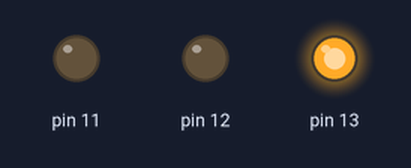
Bench run of a sketch on a simulated Arduino Uno, built with avr-gcc and run on an emulated ATmega328P. On the bench: output pins drawn as LEDs (lit = HIGH).

Above: at 0.05 s.
At 0.75 s:
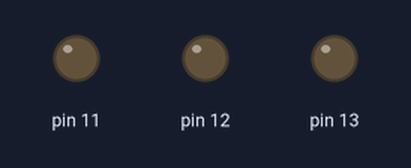
At 1.45 s:
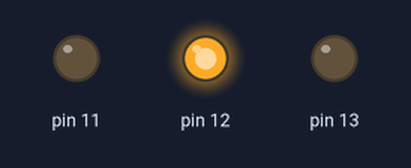
At 2.85 s:
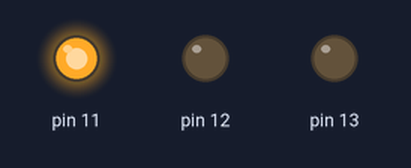
Timing chart, 0 to 3.1 s (numbered marks = the images above):
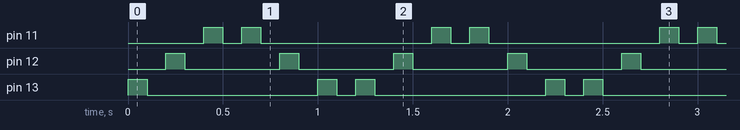

The sketch:

SemaforoLED.ino
```cpp
// Projeto: Semáforo LED (Versão rápida)
// Desenvolvido por Santiago Fleitas

void setup()
{
  pinMode(13, OUTPUT);
  pinMode(12, OUTPUT);
  pinMode(11, OUTPUT);
}

void loop()
{
  //Sequencia 1 - IDA (VERM > AMARE > VERDE)
  digitalWrite(13, HIGH);
  delay(100); // Wait for 1000 millisecond(s)
  digitalWrite(13, LOW);
  delay(100); // Wait for 1000 millisecond(s)

  digitalWrite(12, HIGH);
  delay(100); // Wait for 1000 millisecond(s)
  digitalWrite(12, LOW);
  delay(100); // Wait for 1000 millisecond(s)

  digitalWrite(11, HIGH);
  delay(100); // Wait for 1000 millisecond(s)
  digitalWrite(11, LOW);
  delay(100); // Wait for 1000 millisecond(s)

  //Sequencia 2 - VOLTA (VERDE > AMARE > VERM)

  digitalWrite(11, HIGH);
  delay(100); // Wait for 1000 millisecond(s)
  digitalWrite(11, LOW);
  delay(100); // Wait for 1000 millisecond(s)

  digitalWrite(12, HIGH);
  delay(100); // Wait for 1000 millisecond(s)
  digitalWrite(12, LOW);
  delay(100); // Wait for 1000 millisecond(s)

  digitalWrite(13, HIGH);
  delay(100); // Wait for 1000 millisecond(s)
  digitalWrite(13, LOW);
  delay(100); // Wait for 1000 millisecond(s)

}
```

Measured:
- by itself, pin 11: repeats every 1.2 s: LOW 0.10 s, HIGH 0.10 s, LOW 0.90 s, HIGH 0.10 s
- by itself, pin 12: alternates HIGH for 0.10 s and LOW for 0.50 s
- by itself, pin 13: repeats every 1.2 s: LOW 0.90 s, HIGH 0.10 s, LOW 0.10 s, HIGH 0.10 s
